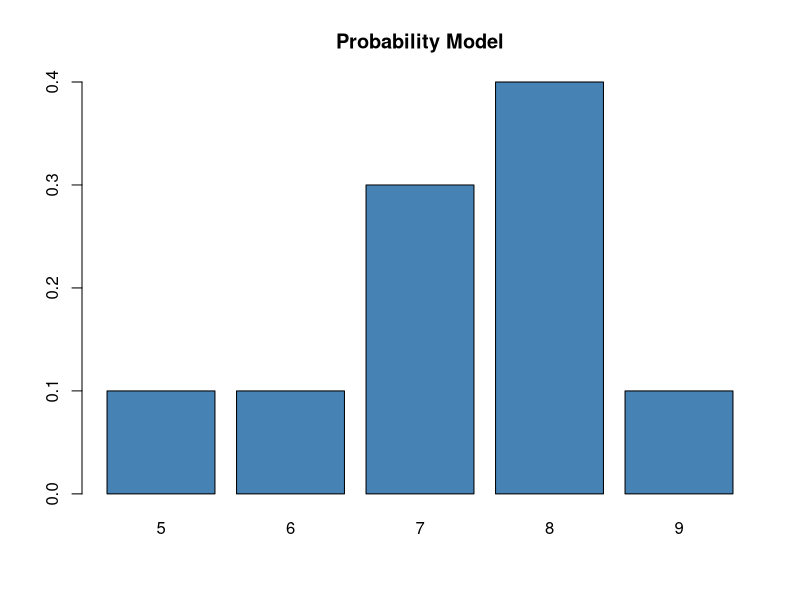
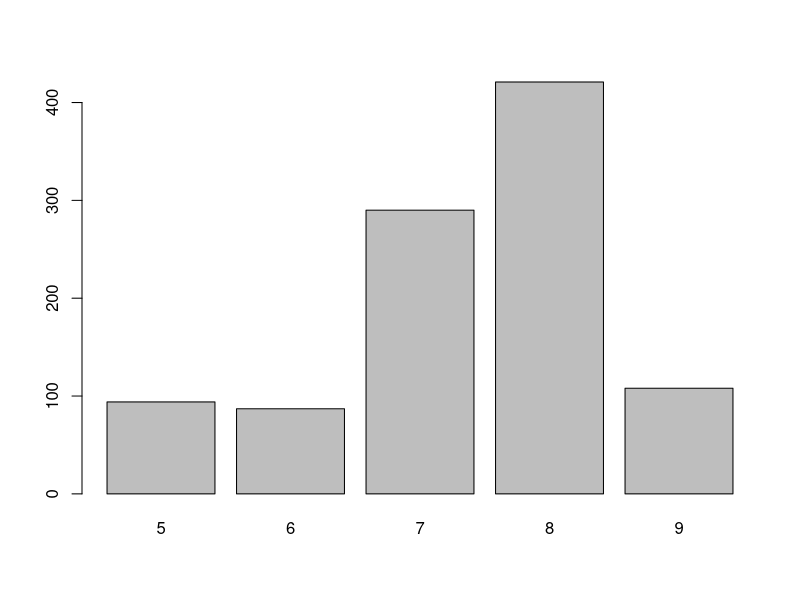
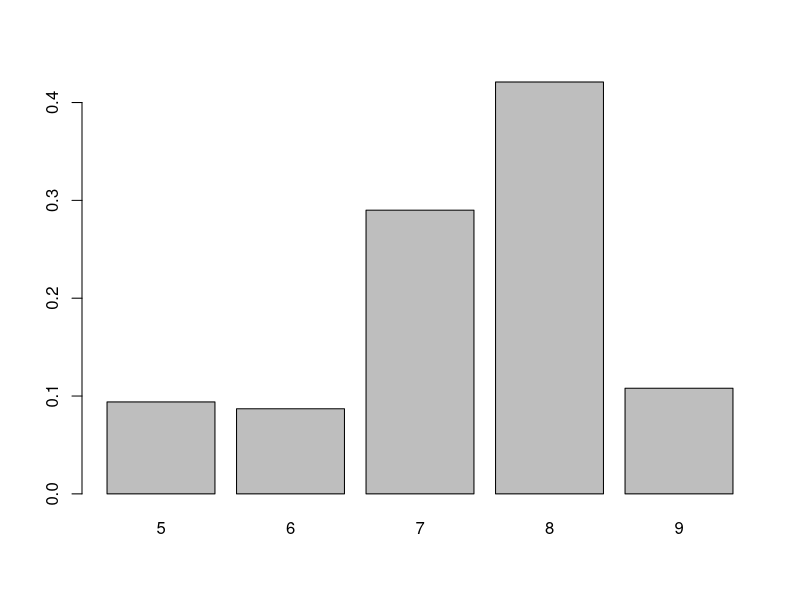

Generate these figures, in order, with R: (Note: this script raises an error after producing the figures.)
## ---- chunk 1
X = c(5,6,7,8,9)
Px = c(0.1,0.1,0.3,0.4,0.1)
## ---- chunk 2
sum(X*Px) 
## ---- chunk 3
mu=sum(X*Px) 
Vx=sum((X-mu)^2*Px)
print(Vx)
## ---- chunk 4
mu=sum(X*Px)
Vx=sum(X^2*Px)-mu^2
print(Vx)
## ---- chunk 5
barplot(Px,names.arg=X, col="steelblue", main="Probability Model")
## ---- chunk 6
sample(X,10,replace=TRUE,prob=Px)
## ---- chunk 7
trials=1000
results=table(sample(X,trials,replace=TRUE,Px))
barplot(results)
## ---- chunk 8
barplot(results/trials)
## ---- chunk 9
trials = 10000
results = c() #stores result
for (i in 1:trials){
  flips = 0
  consecutive_H = 0
  while (consecutive_H<2){
    flips = flips + 1 #recording flips made in this trial
    consecutive_H = ifelse(sample(c("H","T"),1)=="H",consecutive_H+1,0)
  }
  results[i]=flips #updates results to include flips required for consec heads in this trial
}
## ---- chunk 10
table(results)[1:10]
## ---- chunk 11
table(results)[1:10]/trials
## ---- chunk 12
df <- as.data.frame(table(results)[1:10]/trials)

fib<-c(1,1)
two<-c(2,4)
for (i in 3:12){
  fib[i]=fib[i-1]+fib[i-2]
  two[i]=2^(i)
}
Px=fib[1:10]/two[2:11]
df$`p(x)` = round(Px,4)
colnames(df)[1:2]=c("x","Rel_freq")
kable(t(df),digits=4) %>%
  kable_styling()
## ---- chunk 13
family=c("Bob", "Edgar", "Pluotika", "Otto", "Ruth", "Slarftel")
## ---- chunk 14
results=sample(family,10000,replace=TRUE)
barplot(table(results),col="seagreen",xlab="seal",ylab="freq",main="Pick a seal, any seal!")
## ---- chunk 15
dbinom(2,5,.3)
## ---- chunk 16
choose(5,2)*(.3)^2*(.7)^3
## ---- chunk 17
pbinom(2,5,.3)
## ---- chunk 18
dbinom(0,5,.3)+dbinom(1,5,.3)+dbinom(2,5,.3)
## ---- chunk 19
qbinom(.95,100,.5)
## ---- chunk 20
pbinom(58,100,.5)
## ---- chunk 21
rbinom(10,20,.4)
## ---- chunk 22
sim_data = rbinom(1000,20,.4) # draw a random sample of size 1000 from the binomial distribution b(20,.4).
table(sim_data)
## ---- chunk 23
barplot(table(sim_data))
## ---- chunk 24
dgeom(4,.3)
## ---- chunk 25
pgeom(4,.3)
## ---- chunk 26
1-pgeom(4,.3)
## ---- chunk 27
results=rgeom(10000,1/6)+1
barplot(table(results))
## ---- chunk 28
round(choose(9,2)*.2^3*.8^7,4)
## ---- chunk 29
dnbinom(7,3,.2) # 7 failures to get 3rd success, p = .2
## ---- chunk 30
r = 3 #going until we get 3rd success
trials = 10000 #draw a random sample of this size
p = .2 #probability of success on any given Bernoulli trial
failure_count = rnbinom(trials,r,p)
barplot(table(failure_count),main="failures before 3rd success")
## ---- chunk 31
trial_count=failure_count+r
barplot(table(trial_count),main="X=trials until third success")
## ---- chunk 32
choose(4,2)*choose(6,3)/choose(10,5)
## ---- chunk 33
dhyper(x=2,m=4,n=6,k=5)
## ---- chunk 34
1-phyper(3,50,450,10)
## ---- chunk 35
1-ppois(9,5)
## ---- chunk 36
dpois(0,2)
## ---- chunk 37
qpois(.99,2)
## ---- chunk 38
x=0:7
df=data.frame(x,"b*10_.4"=round(dbinom(x,10,.4),4),"b*40_.1"=round(dbinom(x,40,.1),4),"b*400_.01"=round(dbinom(x,400,.01),4),"Pois*4"=round(dpois(x,4),4))
df %>%
  kbl(caption = "Approximating a Poisson distn with Binomial distns",
      col.names = c("x","binom(10,4)","binom(40,.1)","binom(400,.01)","pois(4)")) %>%
  kable_classic(full_width = F, html_font = "Cambria")
## ---- chunk 39
results=rep(0:14,c(57,203,383,525,532,408,273,139,45,27,10,4,0,1,1))
trials=length(results)
table(results)
barplot(table(results)/trials,
        ylim=c(0,.25),
        ylab="rel. freq",
        xlab="scintillations",
        main="Rutherford/Geiger Data")
## ---- chunk 40
mean(results)
## ---- chunk 41
counts=c(57,203,383,525,532,408,273,139,45,27,10,4,0,1,1)
rel_freq=counts/sum(counts)
pois_prob=dpois(0:14,3.87)
df <- data.frame(x=0:14,rel_freq=round(rel_freq,4),pois_prob=round(pois_prob,4))
df %>%
  kbl(caption = "Fitting data with a Poisson distribution") %>%
  kable_classic(full_width = F, html_font = "Cambria")
## ---- chunk 42
ggplot(df)+
  geom_point(aes(x,pois_prob),col="brown3",size=3)+
  geom_col(aes(x,rel_freq),fill="steelblue",alpha=.6, width=.5)+
  ylab("Rel freq")+
  xlab("scintillations")+
  ggtitle("Comparing relative frequency of the data (bars) to Poisson probabilities (dots)")+
  theme_classic()
